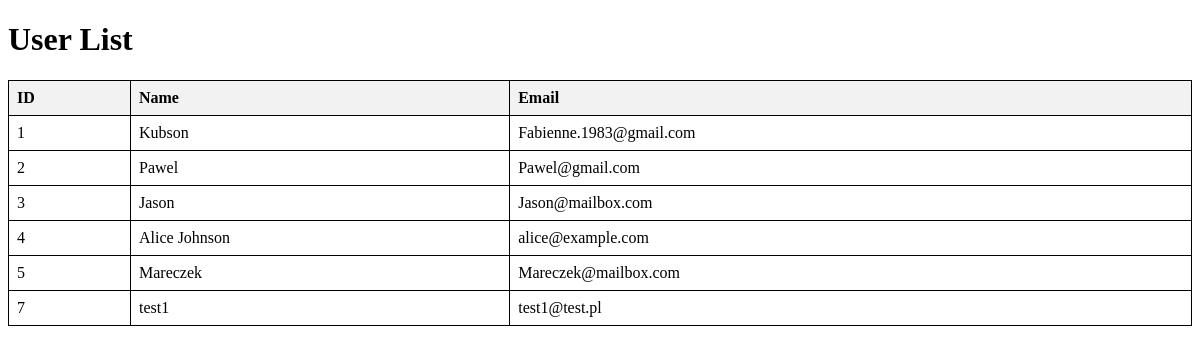
Before: /users/ with the older database file.
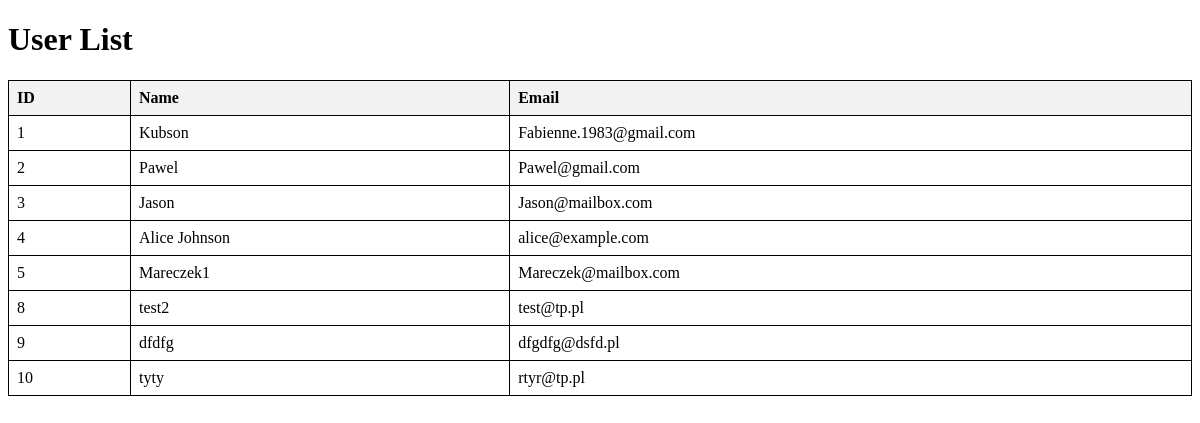
After: the same page with the newer database file.
### myapp/models.py (models this page shows, shortened)
class UserProfile(models.Model):
    name = models.CharField(max_length=100)
    email = models.EmailField(unique=True)

### myapp/views.py (the view)
# urls.py: path('users/', user_table_view, name='user-table'),  # User list page
def user_table_view(request):
    users = UserProfile.objects.all()  # Fetch all users from the database
    return render(request, 'myapp/user_list.html', {'users': users})

### myapp/templates/myapp/user_list.html (shortened to what this page needs)
{% load static %}
<!DOCTYPE html>
<html lang="en">
<head>
</head>
<body>
    <h1>User List</h1>
    <table>
        <thead>
            <tr>
                <th>ID</th>
                <th>Name</th>
                <th>Email</th>
            </tr>
        </thead>
        <tbody>
            {% for user in users %}
            <tr>
                <td>{{ user.id }}</td>
                <td>{{ user.name }}</td>
                <td>{{ user.email }}</td>
            </tr>
            {% empty %}
            <tr>
                <td colspan="3">No users available.</td>
            </tr>
            {% endfor %}
        </tbody>
    </table>
</body>
</html>

### myapp/templates/myapp/user_list.html (style rules this page uses)
table { width: 100%; border-collapse: collapse; }
table, th, td { border: 1px solid black; }
th, td { padding: 8px; text-align: left; }
th { background-color: #f2f2f2; }

Changed rows visible on the page:
removed UserProfile: id "7", name "test1", email "test1@test.pl"
changed UserProfile "Mareczek@mailbox.com": name "Mareczek" → "Mareczek1"
added UserProfile: id "8", name "test2", email "test@tp.pl"
added UserProfile: id "9", name "dfdfg", email "dfgdfg@dsfd.pl"
added UserProfile: id "10", name "tyty", email "rtyr@tp.pl"
